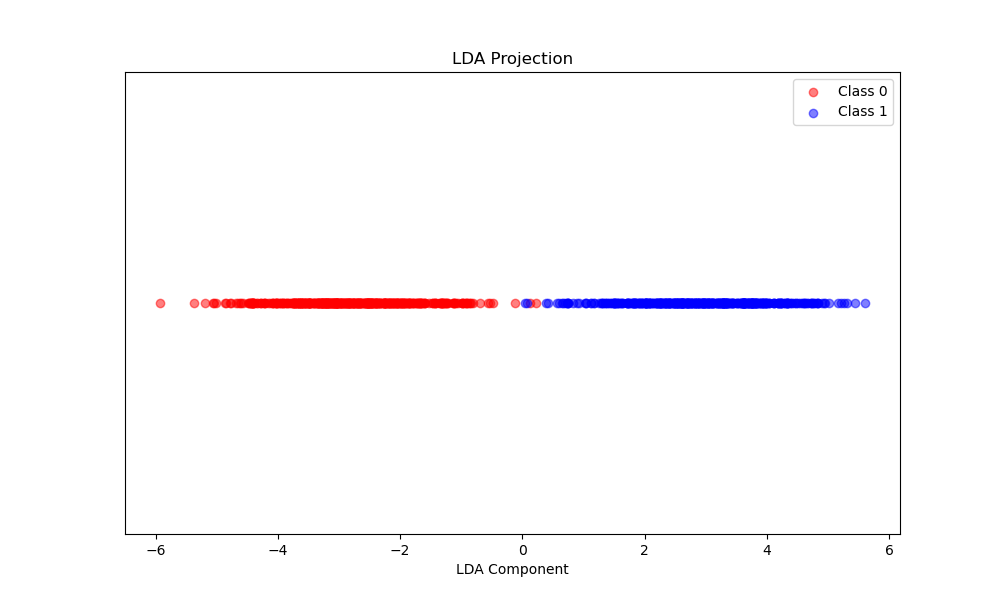

Generate this figure with Python:
import numpy as np

import matplotlib.pyplot as plt

from sklearn.model_selection import train_test_split

from sklearn.metrics import accuracy_score


# Step 1: Create a synthetic dataset

def generate_data(n_samples=1000):

    np.random.seed(42)  # For reproducibility

    # Generate random points for class 0

    X0 = np.random.randn(n_samples // 2, 2) + np.array([-2, -2])

    # Generate random points for class 1

    X1 = np.random.randn(n_samples // 2, 2) + np.array([2, 2])

    # Combine the data

    X = np.vstack((X0, X1))

    # Create labels

    y = np.array([0] * (n_samples // 2) + [1] * (n_samples // 2))

    return X, y


# Step 2: Implement the LDA Algorithm from Scratch

class LDA:

    def fit(self, X, y):

        n_samples, n_features = X.shape

        self.classes = np.unique(y)

        n_classes = len(self.classes)


        # Compute the mean vectors for each class

        self.means = np.array([X[y == cls].mean(axis=0) for cls in self.classes])


        # Compute the within-class scatter matrix

        self.Sw = np.zeros((n_features, n_features))

        for cls in self.classes:

            class_scatter = np.cov(X[y == cls].T)

            self.Sw += class_scatter


        # Compute the overall mean

        overall_mean = X.mean(axis=0)


        # Compute the between-class scatter matrix

        self.Sb = np.zeros((n_features, n_features))

        for cls, mean in zip(self.classes, self.means):

            n_cls = X[y == cls].shape[0]

            mean_diff = (mean - overall_mean).reshape(n_features, 1)

            self.Sb += n_cls * (mean_diff).dot(mean_diff.T)


        # Compute the eigenvalues and eigenvectors

        eigvals, eigvecs = np.linalg.eig(np.linalg.inv(self.Sw).dot(self.Sb))


        # Sort the eigenvectors by eigenvalues in descending order

        sorted_indices = np.argsort(eigvals)[::-1]

        self.eigenvectors = eigvecs[:, sorted_indices]

        self.eigenvalues = eigvals[sorted_indices]


        # Select the top eigenvector (1D projection)

        self.W = self.eigenvectors[:, :1]


    def transform(self, X):

        return X.dot(self.W)


# Step 3: Evaluate the Model

def evaluate_model(X, y):

    # Split the dataset into training and testing sets

    X_train, X_test, y_train, y_test = train_test_split(X, y, test_size=0.2, random_state=42)

    

    # Train the LDA

    lda = LDA()

    lda.fit(X_train, y_train)

    

    # Transform the test data

    X_test_lda = lda.transform(X_test)

    

    # Make predictions based on the transformed data

    predictions = np.where(X_test_lda > 0, 1, 0)

    

    # Calculate accuracy

    accuracy = accuracy_score(y_test, predictions)

    return accuracy


# Create a synthetic dataset

X, y = generate_data(n_samples=1000)


# Evaluate the model

accuracy = evaluate_model(X, y)

print(f"Accuracy of the LDA: {accuracy:.4f}")


# Visualize the results

def visualize_results(X, y, lda):

    X_lda = lda.transform(X)

    

    plt.figure(figsize=(10, 6))

    plt.scatter(X_lda[y == 0], np.zeros((X_lda[y == 0].shape[0])), color='red', label='Class 0', alpha=0.5 )

    plt.scatter(X_lda[y == 1], np.zeros((X_lda[y == 1].shape[0])), color='blue', label='Class 1', alpha=0.5)

    plt.title("LDA Projection")

    plt.xlabel("LDA Component")

    plt.yticks([])

    plt.legend()

    plt.show()


# Visualize the results

lda = LDA()

lda.fit(X, y)

visualize_results(X, y, lda)
